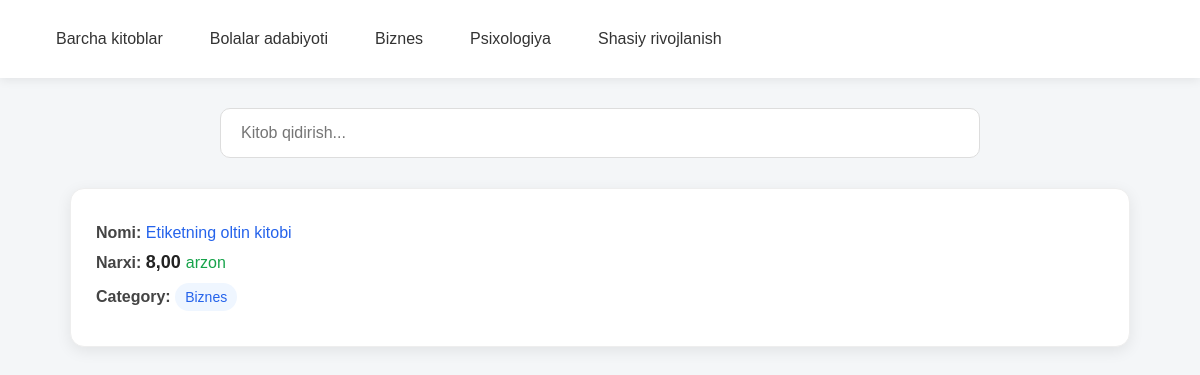
The app's page /category/2/ with its own data.
### main/models.py (models this page shows, shortened)
class Category(models.Model):
    name = models.CharField(max_length=255, unique=True)

class Book(models.Model):
    title = models.CharField(max_length=255)
    introduction = models.TextField(null=True, blank=True)
    price = models.DecimalField(max_digits=10, decimal_places=2)
    image = models.ImageField(upload_to="images/", null=True, blank=True)
    created = models.DateTimeField(auto_now_add=True)
    updated = models.DateTimeField(auto_now=True)
    published = models.BooleanField(default=True)
    category = models.ForeignKey(Category, on_delete=models.CASCADE)

### main/views.py (the view)
# urls.py: path('category/<int:category_id>/', books_by_category, name='books_by_category'),
def books_by_category(request, category_id):
    categories = Category.objects.all()
    books = Book.objects.filter(category_id=category_id, published=True)
    context = {
        "books": books,
        "categories": categories
    }
    return render(request, "main/index.html", context)

### main/templates/main/index.html (shortened to what this page needs)
{% load static %}
<!DOCTYPE html>
<html lang="uz">
<head>
    <link rel="stylesheet" href="{% static 'css/style.css' %}">
</head>
<body>
<nav class="navbar">
    <a href="#"
       class="category-link active"
       data-category="all">
        Barcha kitoblar
    </a>
    {% for category in categories %}
    <a href="{% url 'books_by_category' category.pk %}">
        {{ category.name }}
    </a>
    {% endfor %}
</nav>
<div class="search-box">
    <input
            type="text"
            id="searchInput"
            placeholder="Kitob qidirish..."
    >
</div>
<div class="books-container">
    {% for book in books %}
    <div
            class="book-card"
            data-category="{{ book.category.name }}"
    >
        <ul class="book-info">
            <li class="book-title">
                <b>Nomi:</b>
                <a href="{% url 'detail' book.id %}">
                    {{ book.title }}
                </a>
            </li>
            <li>
                <b>Narxi:</b>
                <span class="price">
                        {{ book.price }}
                    </span>
                {% if book.price >= 10 %}
                <span class="expensive">
                            qimmat
                        </span>
                {% else %}
                <span class="cheap">
                            arzon
                        </span>
                {% endif %}
            </li>
            <li>
                <b>Category:</b>
                <span class="category">
                        {{ book.category.name }}
                    </span>
            </li>
        </ul>
    </div>
    {% endfor %}
</div>
</body>
</html>

### staticfiles/css/style.css (style rules this page uses)
* { margin: 0; padding: 0; box-sizing: border-box; }
body { font-family: Arial, sans-serif; background-color: #f4f6f8; color: #222; }
.navbar { background-color: #ffffff; padding: 20px 40px; display: flex; align-items: center; gap: 15px; flex-wrap: wrap; box-shadow: 0 2px 10px rgba(0, 0, 0, 0.08); position: sticky; top: 0; z-index: 100; }
.navbar a { text-decoration: none; color: #333; padding: 10px 16px; border-radius: 8px; transition: 0.3s; }
.search-box { max-width: 800px; margin: 30px auto 20px; padding: 0 20px; }
.search-box input { width: 100%; padding: 15px 20px; border: 1px solid #ddd; border-radius: 10px; font-size: 16px; outline: none; transition: 0.3s; }
.books-container { max-width: 1100px; margin: 30px auto; padding: 0 20px; display: grid; grid-template-columns: repeat(auto-fit, minmax(280px, 1fr)); gap: 20px; }
.book-card { background-color: white; border-radius: 14px; padding: 25px; box-shadow: 0 4px 15px rgba(0, 0, 0, 0.08); transition: 0.3s; border: 1px solid #eee; }
.book-title { font-size: 21px; margin-bottom: 15px; }
.book-title a { color: #2563eb; text-decoration: none; }
.book-info { list-style: none; }
.book-info li { margin: 10px 0; font-size: 16px; }
.book-info b { color: #444; }
.price { font-size: 18px; font-weight: bold; }
.cheap { color: #16a34a; }
.category { display: inline-block; background-color: #eff6ff; color: #2563eb; padding: 6px 10px; border-radius: 20px; font-size: 14px; }

### records on screen
Category: name "Bolalar adabiyoti"
Category: name "Biznes"
Category: name "Psixologiya"
Category: name "Shasiy rivojlanish"
Book: title "Etiketning oltin kitobi", price "8,00", shows "arzon", category.name "Biznes"
